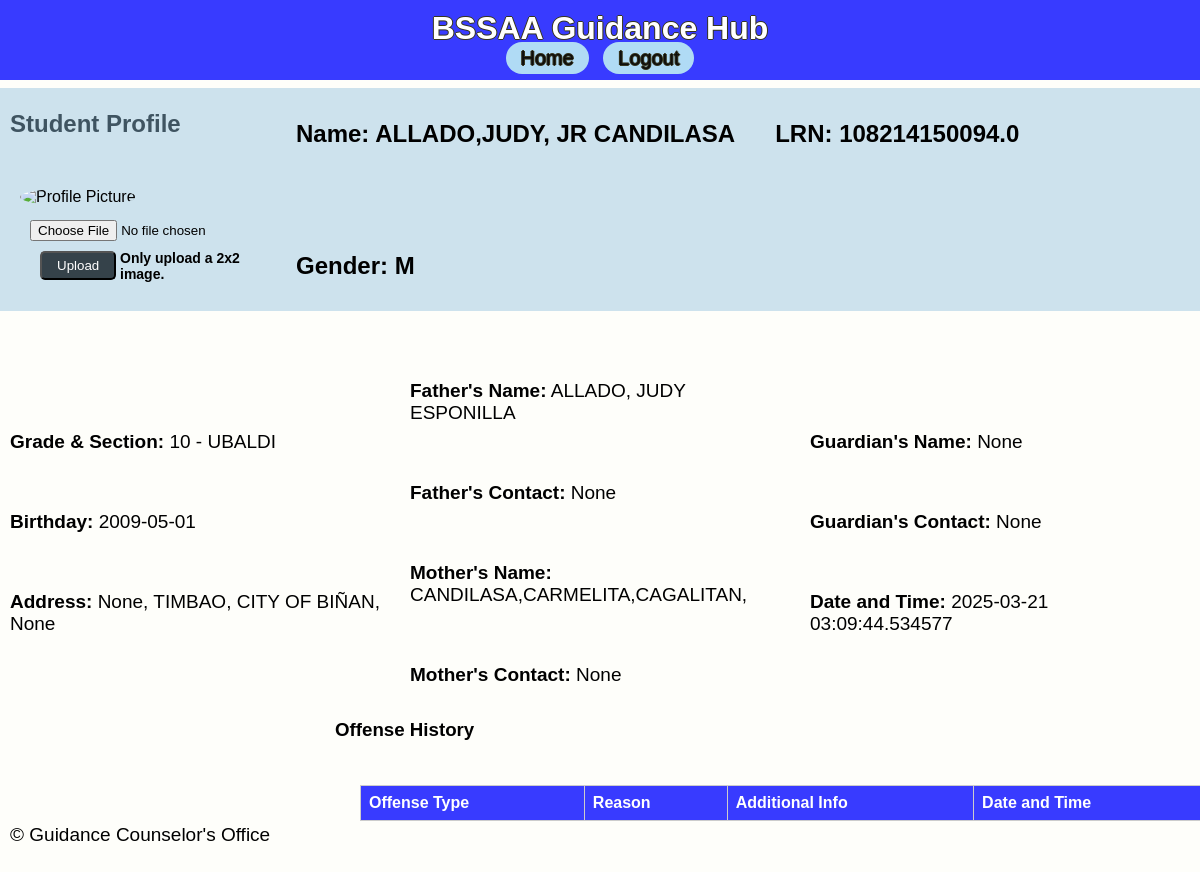
Page /view_profile/1 on the earlier database version.
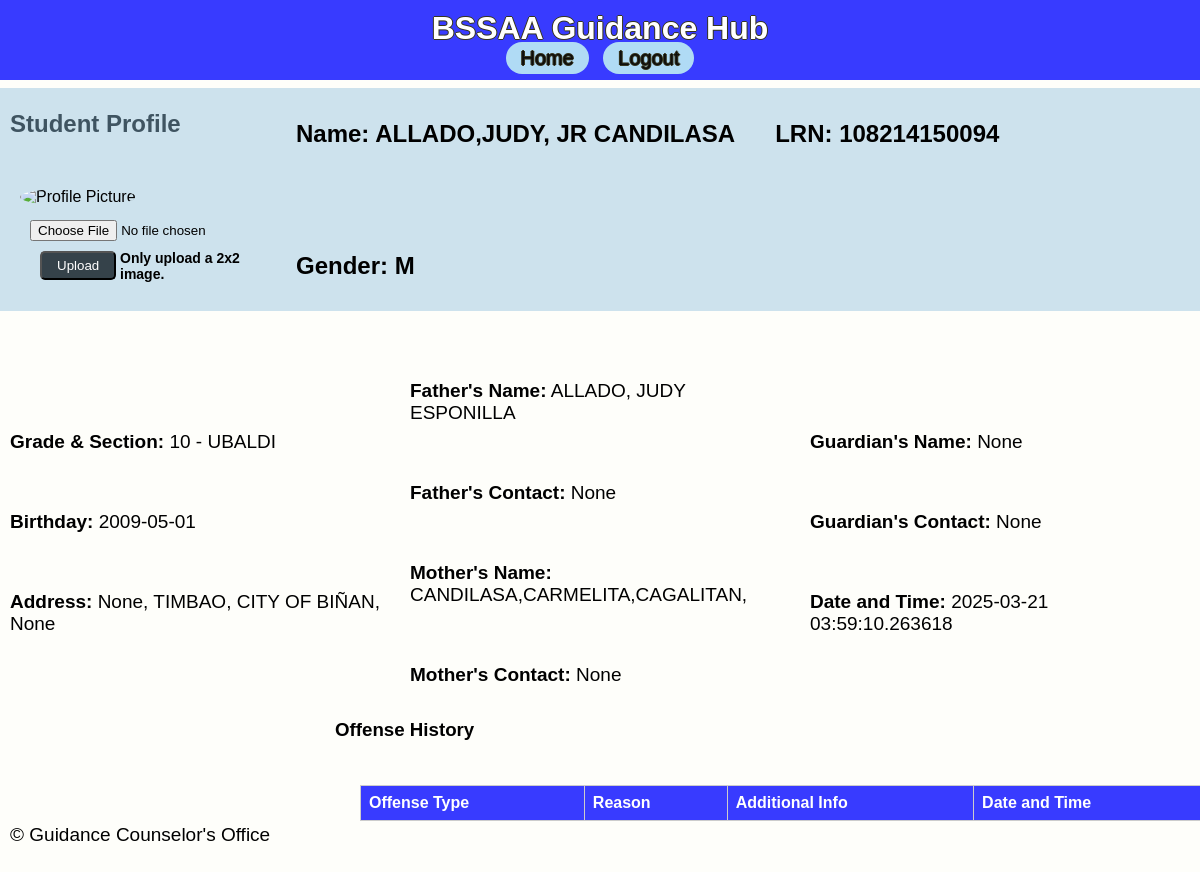
Same page on the later database version.
### app/models.py (models this page shows)
class StudentRecord(db.Model):
    id = db.Column(db.Integer, primary_key=True)
    lrn = db.Column(db.String(12), nullable=True, unique=True)
    name = db.Column(db.String(100), nullable=True)
    grade = db.Column(db.String(20), nullable=True)
    section = db.Column(db.String(50), nullable=True)
    birthdate = db.Column(db.Date, nullable=True)
    age = db.Column(db.Integer, nullable=True)
    gender = db.Column(db.String(10), nullable=True)
    mother_tongue = db.Column(db.String(50), nullable=True)
    ethnic_group = db.Column(db.String(50), nullable=True)
    religion = db.Column(db.String(50), nullable=True)
    address_house_no = db.Column(db.String(100), nullable=True)
    address_barangay = db.Column(db.String(100), nullable=True)
    address_city = db.Column(db.String(100), nullable=True)
    address_province = db.Column(db.String(100), nullable=True)
    mother_name = db.Column(db.String(100), nullable=True)
    mother_contact = db.Column(db.String(15), nullable=True)
    father_name = db.Column(db.String(100), nullable=True)
    father_contact = db.Column(db.String(15), nullable=True)
    guardian_name = db.Column(db.String(100), nullable=True)
    guardian_contact = db.Column(db.String(15), nullable=True)
    reason = db.Column(db.String(200), nullable=True)
    type_of_offense = db.Column(db.String(100), nullable=True)
    date_time = db.Column(db.DateTime, default=datetime.utcnow)
    additional_info = db.Column(db.String, nullable=True)
    profile_picture = db.Column(db.String(100), nullable=True)
    offenses = db.relationship('OffenseRecord', backref='student', lazy=True)

### app/routes.py (the view, shortened to what this page needs)
@main.route('/view_profile/<int:student_id>', methods=['GET', 'POST'])
def view_profile(student_id):
    student = StudentRecord.query.get_or_404(student_id)
    offenses = OffenseRecord.query.filter_by(student_id=student_id).all()
    return render_template('profile.html', student=student, offenses=offenses)

### app/templates/profile.html (shortened to what this page needs)
{% extends 'base.html' %}
{% block content %}
<h2>Student Profile</h2>
<div class="profile-container">
    <div class="profile-picture">
        <img src="{{ url_for('static', filename='profilepic/' + (student.profile_picture or 'profile_placeholder.png')) }}" alt="Profile Picture" width="150" height="150">
        <form method="POST" enctype="multipart/form-data">
            <input type="file" name="photo" accept="image/*">
            <button type="upload" class="btn btn-primary btn-sm">Upload</button>
        </form>
        <h1 class="smallnote">Only upload a 2x2 image.</h1>
    </div>
    <div class="profile-details3">
        <h4><strong>Name:</strong> {{ student.name }}</h4>
        <h4>LRN: {{ student.lrn }}</h4>
        <h4>Gender: {{ student.gender }}</h4>
    </div>
</div>
<div class="profile-container">
    <div class="profile-details">
        <p><strong>Grade & Section:</strong> {{ student.grade }} - {{ student.section }}</p>
        <p><strong>Birthday:</strong> {{ student.birthdate }}</p>
        <p><strong>Address:</strong> {{ student.address_house_no }}, {{ student.address_barangay }}, {{ student.address_city }}, {{ student.address_province }}</p>
    </div>
    <div class="profile-details">
        <p><strong>Father's Name:</strong> {{ student.father_name }}</p>
        <p><strong>Father's Contact:</strong> {{ student.father_contact }}</p>
        <p><strong>Mother's Name:</strong> {{ student.mother_name }}</p>
        <p><strong>Mother's Contact:</strong> {{ student.mother_contact }}</p>
    </div>
    <div class="profile-details">
        <p><strong>Guardian's Name:</strong> {{ student.guardian_name }}</p>
        <p><strong>Guardian's Contact:</strong> {{ student.guardian_contact }}</p>
        <p><strong>Date and Time:</strong> {{ student.date_time }}</p>
    </div>
</div>
<div class="proftable">
<h3>Offense History</h3>
<table class="table table-striped table-responsive">
    <tr>
        <th>Offense Type</th>
        <th>Reason</th>
        <th>Additional Info</th>
        <th>Date and Time</th>
    </tr>
</table>
</div>
{% endblock %}

Differences in the rows shown:
changed StudentRecord "ALLADO,JUDY, JR CANDILASA": lrn "108214150094.0" → "108214150094"; date_time "2025-03-21 03:09:44.534577" → "2025-03-21 03:59:10.263618"
